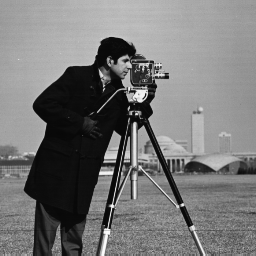
%> input picture Assignment2/cameraman.tif, 256 x 256 px
$ octave Q3.m   (GNU Octave 9; MATLAB toolbox functions it lacks are replaced by stand-ins)
%> lines starting %> are read from the running program, lines starting %| are printed output that depends on the picture
A=imread('cameraman.tif');
%> A is the input picture: size 256x256 uint8; min 7, max 253, mean 118.7
B=imread('Fig0417(a)(barbara).tif');
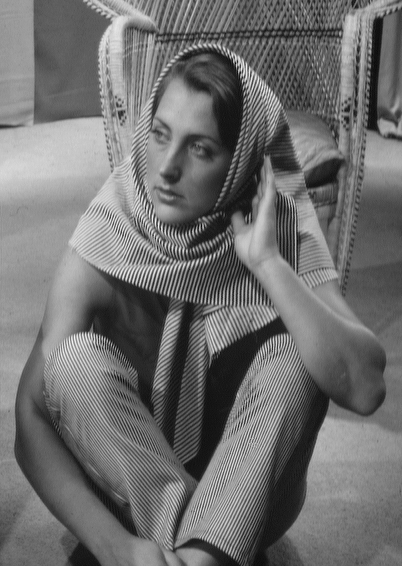
%> input picture Assignment2/Fig0417(a)(barbara).tif, 402 x 566 px
%> B is the input picture: size 566x402 uint8; min 4, max 247, mean 111.5
C = imhistmatch(A,B);
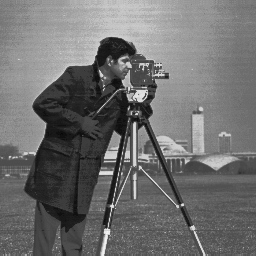
%> C: size 256x256 uint8; min 8, max 247, mean 110.6
imhist(A),figure(),imhist(B),figure(),imhist(C);
%> after `imhist(A)`:
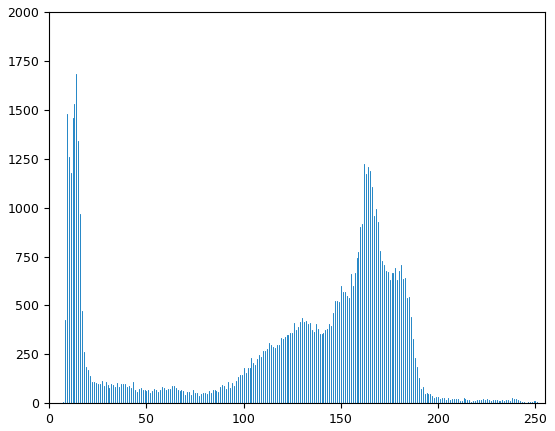
%> figure redrawn from the program's plot data; highest point at x = 14, y = 1685
%> after `imhist(B)`:
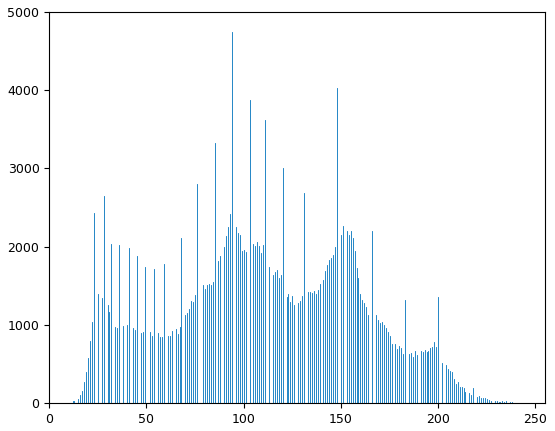
%> figure redrawn from the program's plot data; highest point at x = 94, y = 4740
%> after `imhist(C)`:
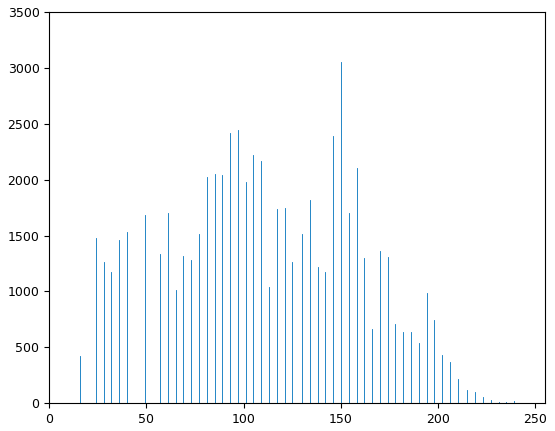
%> figure redrawn from the program's plot data; highest point at x = 150, y = 3056
figure,imshow(A),figure,imshow(B),figure,imshow(C);
